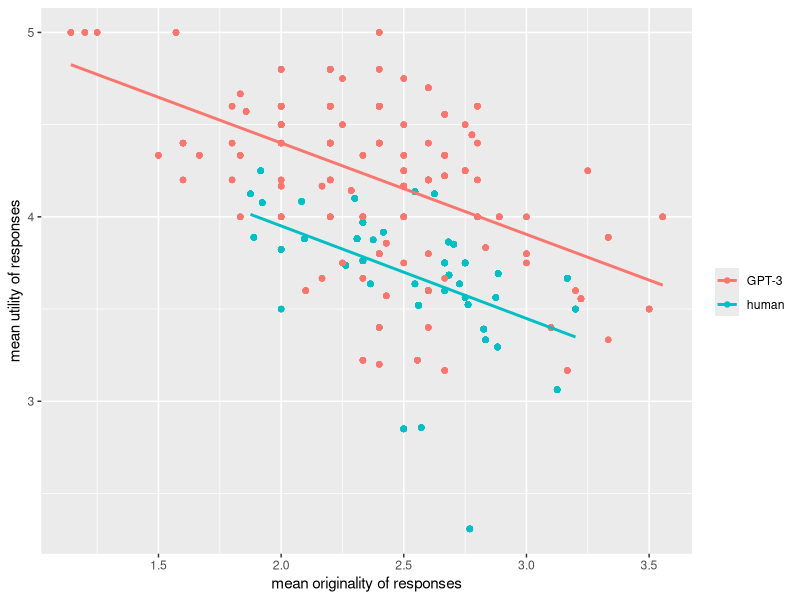
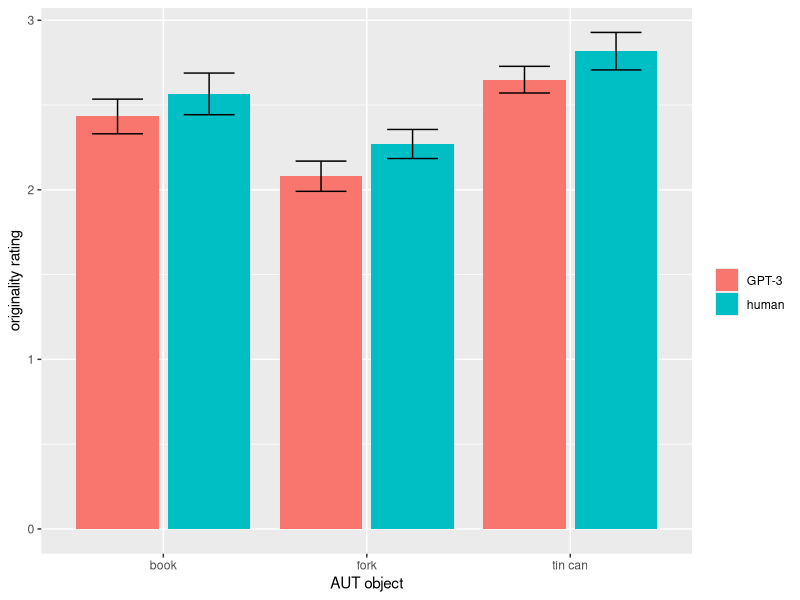
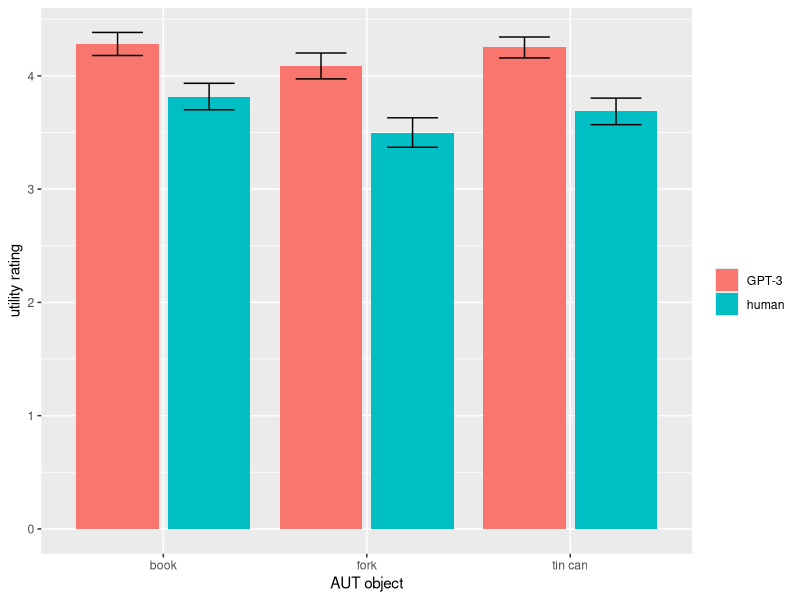
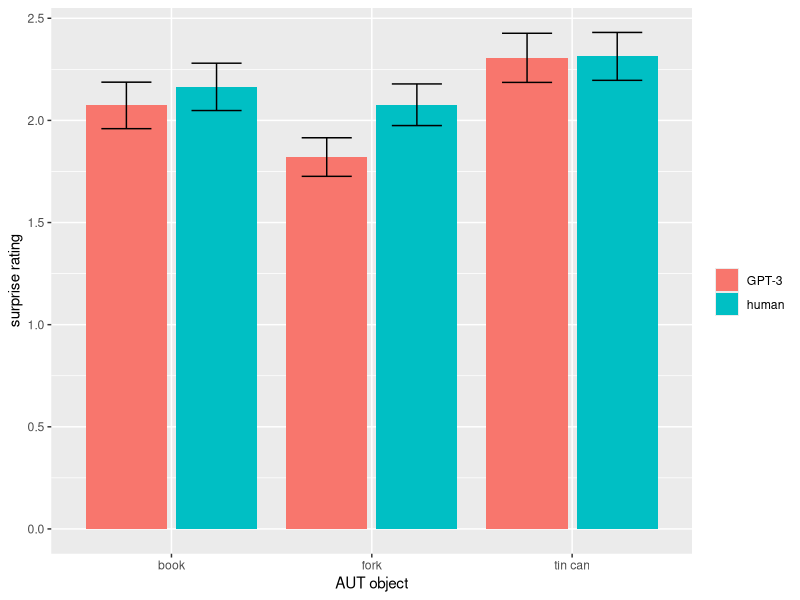
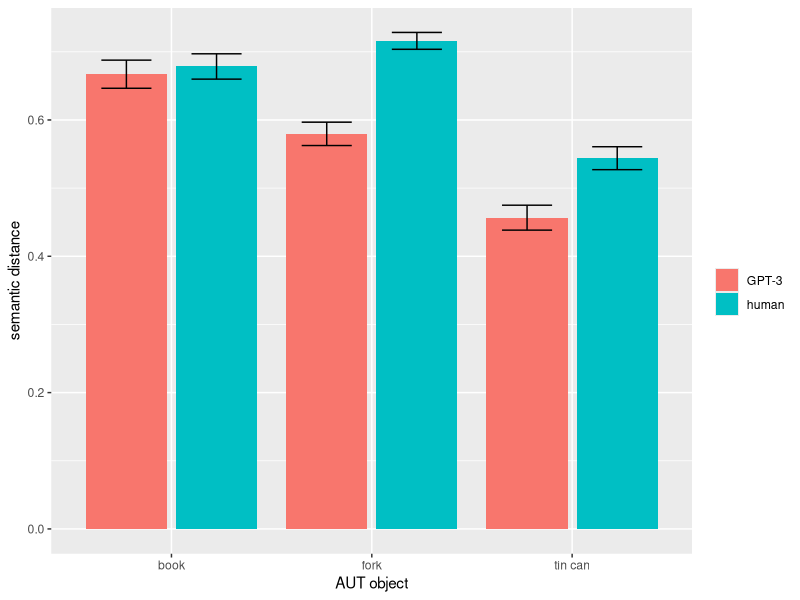

The R source for these figures, in order:
### compare human and gpt-3 performance on orig, util and surprise
library(dplyr)
library(lme4)
library(ggplot2)

aut_IS <- read.csv2("data_combined/04_ratings/aut_ratings_IRR_Iris.csv")
aut_MB <- read.csv("data_combined/04_ratings/aut_ratings_IRR_MB.csv")
aut_gpt3_respondents <- read.csv("data_gpt3/04_to_score/220522_gpt3_aut_ratings.csv")
aut_human_respondents <- read.csv("data_human/04_to_score/220522_human_aut_ratings.csv")
aut_semdis <- read.csv("data_combined/02_semdis/aut_semdis_w_dists.csv")

# create mapping from response_id to respondent
aut_human_respondents <- aut_human_respondents %>%
  select(research_id, respondent_id, response_id, temperature)

response_ids <- aut_gpt3_respondents %>%
  select(research_id, respondent_id, response_id, temperature) %>%
  add_row(aut_human_respondents)

# select only relevant columns from autsemdis data
aut_semdis <- aut_semdis %>%
  mutate(semdis = cos_dist_objc_resp) %>%
  select(response_id, semdis) 

# create dataset with all ratings and objects incl respondent_ids
aut_merge_MB <- aut_MB %>%
  select(id, response_id, object, response, 
         originality_rater01, utility_rater01, surprise_rater01) %>%
  left_join(response_ids) %>%
  mutate(respondent_id = as.factor(respondent_id))

aut_merge_IS <- aut_IS %>%
  select(id, response_id, object, response, 
         originality_rater02, utility_rater02, surprise_rater02) %>%
  left_join(response_ids) %>%
  mutate(respondent_id = as.factor(respondent_id))

aut_dat <- aut_merge_IS %>%
  # join raters' data
  full_join(aut_merge_MB) %>%
  # select required variables
  select(id, response_id, respondent_id, object, response, 
         originality_rater01, utility_rater01, surprise_rater01,
         originality_rater02, utility_rater02, surprise_rater02) %>%
  # create rating variables to do analyses with
  mutate(originality = ifelse(is.na(originality_rater01), originality_rater02, originality_rater01),
         utility = ifelse(is.na(utility_rater01), utility_rater02, utility_rater01),
         surprise = ifelse(is.na(surprise_rater01), surprise_rater02, surprise_rater01)) %>%
  # filter out all invalid and uninterpretable responses (coded 0 and 99 respectively)
  filter(originality <= 5 & originality > 0,
         utility <= 5 & utility > 0,
         surprise <= 5 & surprise > 0) %>%
  # create variable that says whether respondent was human or not
  mutate(human = ifelse(response_id < 20180000, "human", "GPT-3")) %>%
  left_join(aut_semdis)
#write.csv(aut_dat, "data_combined/aut_human_vs_gpt3.csv", row.names = FALSE)

### data analysis and plots
## originality utility trade-off
aut_dat_human <- aut_dat %>%
  filter(human == "human")
# number human participants
length(unique(aut_dat_human$respondent_id))
# number human responses
length(unique(aut_dat_human$response_id))
cor.test(aut_dat_human$originality, aut_dat_human$utility)
# r orig-util human = -.556

aut_dat_gpt3 <- aut_dat %>%
  filter(human == "GPT-3")
# number human participants
length(unique(aut_dat_gpt3$respondent_id))
# number human responses
length(unique(aut_dat_gpt3$response_id))

cor.test(aut_dat_gpt3$originality, aut_dat_gpt3$utility)
# r orig-util gpt3 = -.608

aut_dat_respondent_means <- aut_dat %>%
  group_by(respondent_id) %>%
  summarize(human = ifelse(grepl('BP2016', respondent_id), "human", "GPT-3"),
            fluency = n(),
            originality_mean = mean(originality), utility_mean = mean(utility))
  
ggplot(data = aut_dat_respondent_means, 
       aes(x = originality_mean, y = utility_mean, color = human)) + 
  geom_point() +
  geom_smooth(method = lm, se = FALSE) +
  labs(x = "mean originality of responses", y = "mean utility of responses", color = "")

## originality
# hierarchical model
originality_lmer_fit <- lmer(originality ~ human + object + (1|respondent_id), data = aut_dat)
summary(originality_lmer_fit)
car::S(originality_lmer_fit)
car::Anova(originality_lmer_fit)
# check with anova
originality_aov_fit <- aov(originality ~ human + object + Error(respondent_id), data = aut_dat)
car::S(originality_aov_fit)
# plot result
options(repr.plot.width=12, repr.plot.height=8)
aut_dat %>% group_by(object, human) %>% 
  summarise(originality_rating = mean(originality), se = sd(originality)/n()^0.5) %>% 
  ggplot(aes(object, originality_rating, fill = human)) + 
  geom_bar(stat = "identity", position = "dodge2") +
  geom_errorbar(aes(ymin = originality_rating-1.96*se, ymax = originality_rating+1.96*se), width=.5, position=position_dodge(.9)) +
  labs(x = "AUT object", y = "originality rating", fill = "")

## utility
# hierarchical model
utility_lmer_fit <- lmer(utility ~ human + object + (1|respondent_id), data = aut_dat)
summary(utility_lmer_fit)
car::S(utility_lmer_fit)
car::Anova(utility_lmer_fit)
# check with anova
utility_aov_fit <- aov(utility ~ human + object + Error(respondent_id), data = aut_dat)
car::S(utility_aov_fit)
# plot result
aut_dat %>% group_by(object, human) %>% 
  summarise(utility_rating = mean(utility), se = sd(utility)/n()^0.5) %>% 
  ggplot(aes(object, utility_rating, fill = human)) + 
  geom_bar(stat = "identity", position = "dodge2") +
  geom_errorbar(aes(ymin = utility_rating-1.96*se, ymax = utility_rating+1.96*se), width=.5, position=position_dodge(.9)) +
  labs(x = "AUT object", y = "utility rating", fill = "")

## surprise
# hierarchical model
surprise_lmer_fit <- lmer(surprise ~ human + object + (1|respondent_id), data = aut_dat)
summary(surprise_lmer_fit)
car::S(surprise_lmer_fit)
car::Anova(surprise_lmer_fit)
# check with anova
surprise_aov_fit <- aov(surprise ~ human + object + Error(respondent_id), data = aut_dat)
car::S(surprise_aov_fit)
# plot result
aut_dat %>% group_by(object, human) %>% 
  summarise(surprise_rating = mean(surprise), se = sd(surprise)/n()^0.5) %>% 
  ggplot(aes(object, surprise_rating, fill = human)) + 
  geom_bar(stat = "identity", position = "dodge2") +
  geom_errorbar(aes(ymin = surprise_rating-1.96*se, ymax = surprise_rating+1.96*se), width=.5, position=position_dodge(.9)) +
  labs(x = "AUT object", y = "surprise rating", fill = "")

## semdis
# hierarchical model
semdis_lmer_fit <- lmer(semdis ~ human + object + (1|respondent_id), data = aut_dat)
summary(semdis_lmer_fit)
car::S(semdis_lmer_fit)
car::Anova(semdis_lmer_fit)
# check with anova
semdis_aov_fit <- aov(semdis ~ human + object + Error(respondent_id), data = aut_dat)
car::S(semdis_aov_fit)
# plot result
aut_dat %>% group_by(object, human) %>% 
  summarise(semdis_score = mean(semdis), se = sd(semdis)/n()^0.5) %>% 
  ggplot(aes(object, semdis_score, fill = human)) + 
  geom_bar(stat = "identity", position = "dodge2") +
  geom_errorbar(aes(ymin = semdis_score-1.96*se, ymax = semdis_score+1.96*se), width=.5, position=position_dodge(.9)) +
  labs(x = "AUT object", y = "semantic distance", fill = "")
